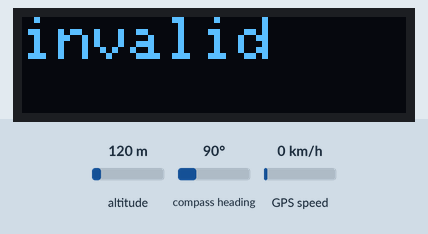
Recording of a sketch running on a simulated ESP32. On the bench: 128×32 one-colour display. Inputs (shaded band) come from the test bench; at power-on: GPS speed 0 km/h, altitude 120 m, compass heading 90°. The display library's start-up logo is not drawn; the GPS gets a fix after 3 s at 37.7749, -122.4194 with 8 satellites; what the sketch prints to the serial monitor is not drawn.

Above: at 1.2 s.
1.3 s: GPS speed set to 2 km/h
At 4.2 s:
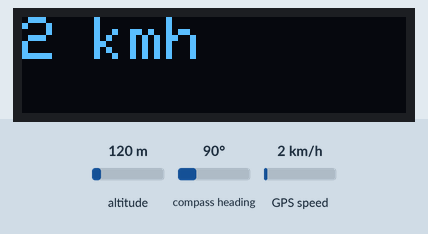
4.8 s: GPS speed set to 30 km/h
At 6.8 s:
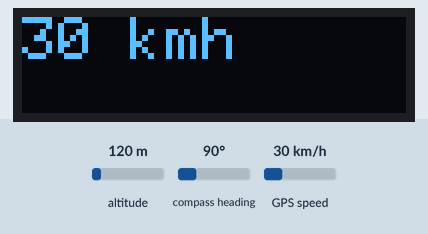
7.1 s: GPS speed set to 60 km/h
At 8.5 s:
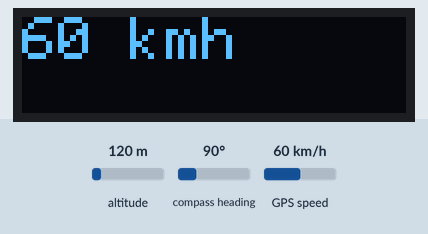
Timing chart, 0 to 10.1 s (numbered marks = the images above; inputs shaded):
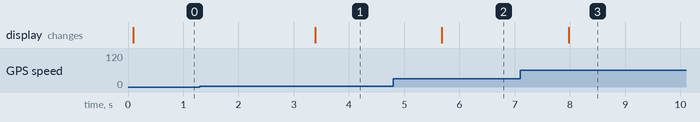

The sketch:

esp32_gps_dan_oled_2.ino
```cpp
/*
 * This ESP32 code is created by esp32io.com
 *
 * This ESP32 code is released in the public domain
 *
 * For more detail (instruction and wiring diagram), visit https://esp32io.com/tutorials/esp32-gps
 */

#include <TinyGPS++.h>

#include <Adafruit_GFX.h>
#include <Adafruit_SSD1306.h>

#include "Wire.h"

#define SCREEN_WIDTH 128 // OLED display width, in pixels
#define SCREEN_HEIGHT 32 // OLED display height, in pixels
#define OLED_RESET     -1 // Reset pin # (or -1 if sharing Arduino reset pin)
#define SCREEN_ADDRESS 0x3C ///< See datasheet for Address; 0x3D for 128x64, 0x3C for 128x32
Adafruit_SSD1306 display(SCREEN_WIDTH, SCREEN_HEIGHT, &Wire, OLED_RESET);

#define GPS_BAUDRATE 9600  // The default baudrate of NEO-6M is 9600

TinyGPSPlus gps;  // the TinyGPS++ object

void setup() {
  Serial.begin(115200);
  Serial2.begin(GPS_BAUDRATE);  //serial 2 berhsil
//  Serial1.begin(GPS_BAUDRATE);

  Serial.println(F("ESP32 - GPS module"));

    if(!display.begin(SSD1306_SWITCHCAPVCC, 0x3C)) {
    Serial.println(F("SSD1306 allocation failed"));
    for(;;); // Don't proceed, loop forever
  }
  Serial.println("1");

  // Show initial display buffer contents on the screen --
  // the library initializes this with an Adafruit splash screen.
  display.display();


  display.clearDisplay();

  display.setTextSize(2);             // Normal 1:1 pixel scale
  display.setTextColor(SSD1306_WHITE);        // Draw white text
  display.setCursor(5,5);             // Start at top-left corner
  display.println(F("HAI BAGUS"));
  display.display();
  Serial.println("test oke");


}

void loop() {
  if (Serial2.available() > 0) {
    if (gps.encode(Serial2.read())) {
      if (gps.location.isValid()) {
        Serial.print(F("- latitude: "));
        Serial.println(gps.location.lat(),6);

        Serial.print(F("- longitude: "));
        Serial.println(gps.location.lng(),6);

        Serial.print(F("- altitude: "));
        if (gps.altitude.isValid())
          Serial.println(gps.altitude.meters());
        else
          Serial.println(F("INVALID"));
      } else {
        Serial.println(F("- location: INVALID"));
      }

      Serial.print(F("- speed: "));
      if (gps.speed.isValid()) {
        Serial.print(gps.speed.kmph());
        Serial.println(F(" km/h"));
      } else {
        Serial.println(F("INVALID"));
      }

      Serial.print(F("- GPS date&time: "));
      if (gps.date.isValid() && gps.time.isValid()) {
        Serial.print(gps.date.year());
        Serial.print(F("-"));
        Serial.print(gps.date.month());
        Serial.print(F("-"));
        Serial.print(gps.date.day());
        Serial.print(F(" "));
        Serial.print(gps.time.hour());
        Serial.print(F(":"));
        Serial.print(gps.time.minute());
        Serial.print(F(":"));
        Serial.println(gps.time.second());
      } else {
        Serial.println(F("INVALID"));
      }

      Serial.println();
      display.clearDisplay();
       display.setTextSize(2);             // Normal 1:1 pixel scale
       display.setTextColor(SSD1306_WHITE);        // Draw white text
       display.setCursor(0,0);             // Start at top-left corner
     if (gps.speed.isValid()) {
       display.print(gps.speed.kmph(),0);
       display.print(F(" kmh"));
     }
     else {
      display.print(F("invalid"));
     }

//       display.print(F("testing"));         // Start at top-left corner
//       display.print(gyrox, DEC);
       display.display();
       delay(500);
    }
  }

  if (millis() > 5000 && gps.charsProcessed() < 10)
    Serial.println(F("No GPS data received: check wiring"));
}
```

Measured:
- after the input at 1.3 s, the display: changes after 2.1 s (image 1)
- after the input at 4.8 s, the display: changes after 0.88 s (image 2)
- after the input at 7.1 s, the display: changes after 0.87 s (image 3)
